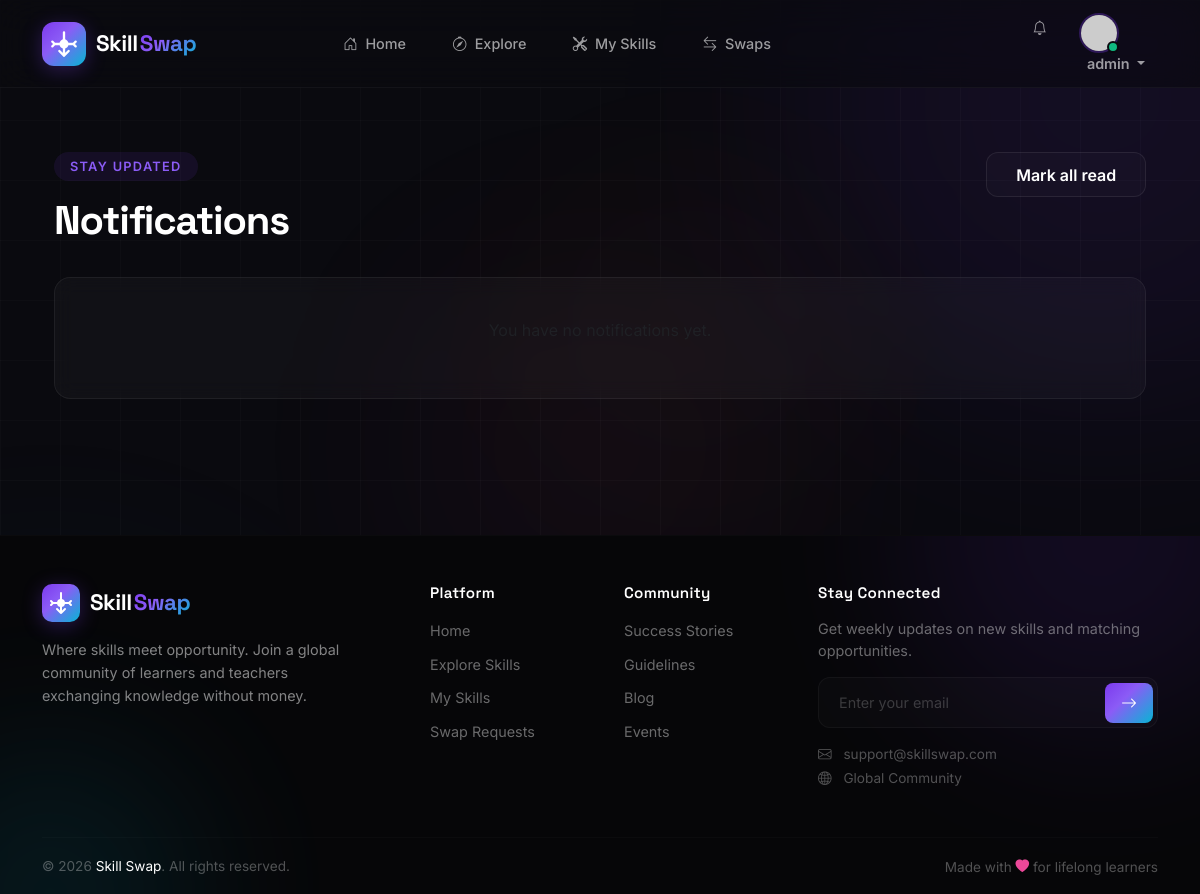
The app's page /notifications/ (signed in), older data.
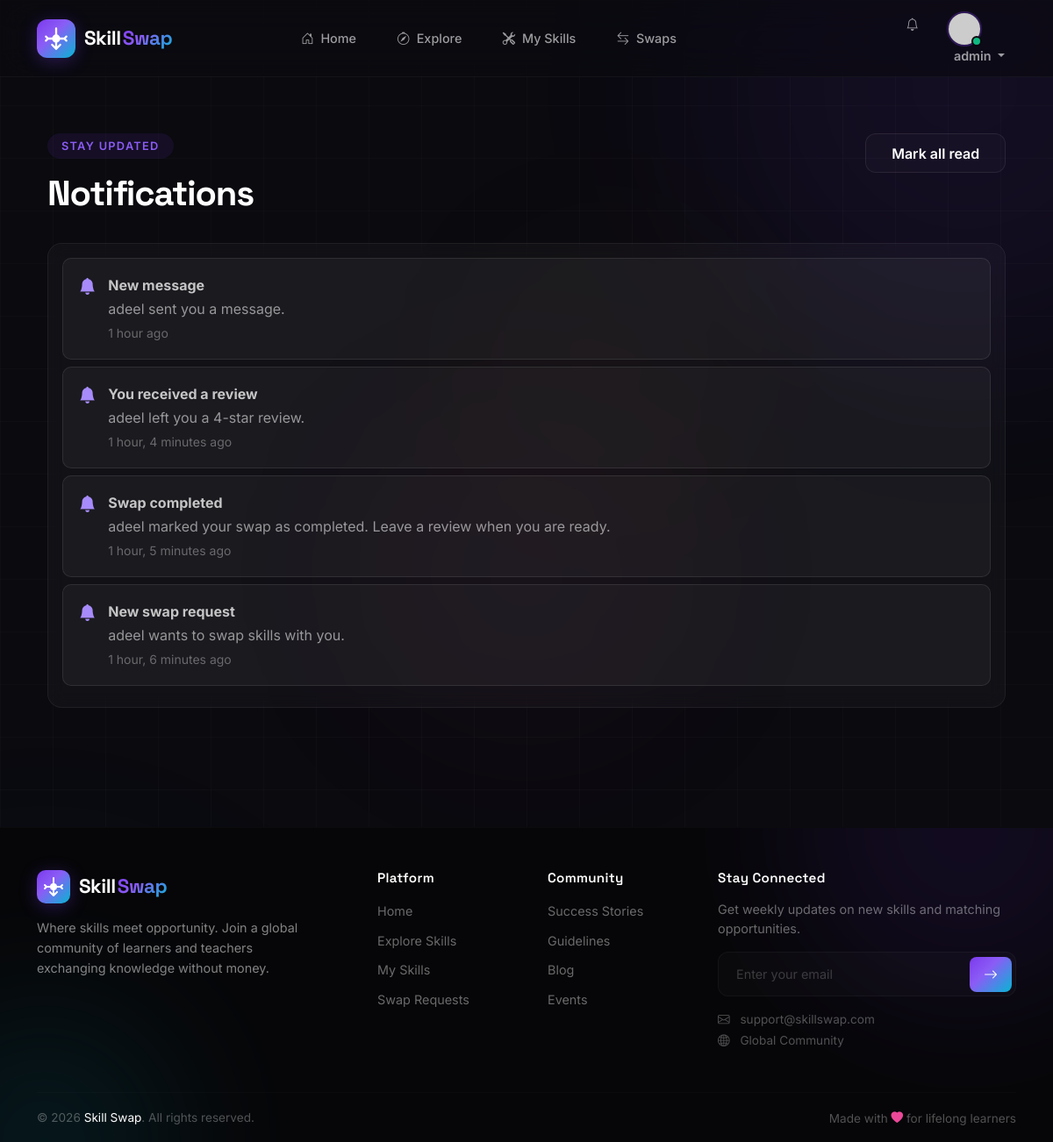
The same page, newer data.
### swap/models.py (models this page shows, shortened)
class Notification(models.Model):
    user = models.ForeignKey(User, on_delete=models.CASCADE, related_name='notifications')
    title = models.CharField(max_length=100)
    message = models.TextField(max_length=300)
    link = models.CharField(max_length=200, blank=True)
    is_read = models.BooleanField(default=False)
    created_at = models.DateTimeField(auto_now_add=True)

### swap/views.py (the view)
# urls.py: path('notifications/', views.notifications, name='notifications'),
@login_required
def notifications(request):
    items = Notification.objects.filter(user=request.user).order_by('-created_at')
    return render(request, 'swap/notifications.html', {'notifications': items})

### swap/context_processors.py (called while the page is built)
def notification_counts(request):
    if not request.user.is_authenticated:
        return {}
    from .models import Notification, SwapRequest, Message
    return {
        'unread_swap_requests': SwapRequest.objects.filter(recipient=request.user, status='pending').count(),
        'unread_notifications': Notification.objects.filter(user=request.user, is_read=False).count(),
        'unread_messages': Message.objects.filter(recipient=request.user, is_read=False).count(),
    }

### templates/swap/notifications.html
{% extends 'base.html' %}{% block title %}Notifications - Skill Swap{% endblock %}{% block content %}<section class="py-5"><div class="container"><div class="d-flex justify-content-between mb-4"><div><span class="section-tag">Stay updated</span><h1 class="text-white mt-2">Notifications</h1></div><form method="post" action="{% url 'mark_notifications_read' %}">{% csrf_token %}<button class="btn btn-outline-glass">Mark all read</button></form></div><div class="glass p-3">{% for item in notifications %}<a href="{{ item.link|default:'#' }}" class="notification-item {% if not item.is_read %}unread{% endif %}"><i class="bi bi-bell-fill"></i><div><strong>{{ item.title }}</strong><p>{{ item.message }}</p><small>{{ item.created_at|timesince }} ago</small></div></a>{% empty %}<p class="text-muted text-center py-4">You have no notifications yet.</p>{% endfor %}</div></div></section>{% endblock %}

Row changes from the older to the newer data that the page shows:
added Notification: title "New message", message "adeel sent you a message.", created_at "1 hour"
added Notification: title "You received a review", message "adeel left you a 4-star review.", created_at "1 hour, 4 minutes"
added Notification: title "Swap completed", message "adeel marked your swap as completed. Leave a review when you are ready.", created_at "1 hour, 5 minutes"
added Notification: title "New swap request", message "adeel wants to swap skills with you.", created_at "1 hour, 6 minutes"
